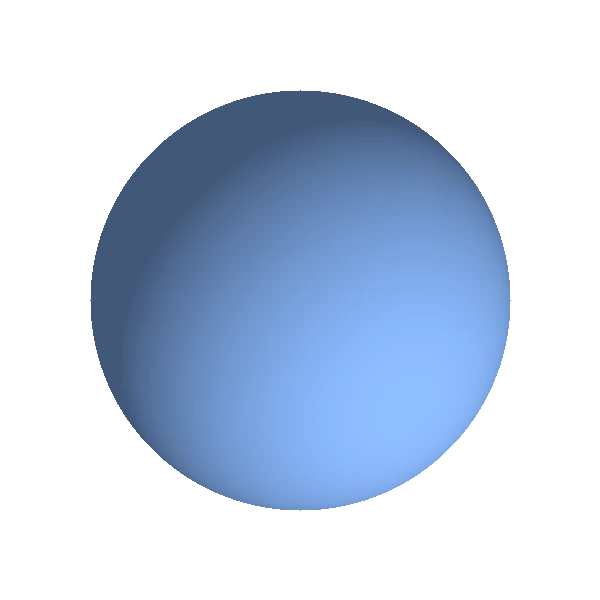
#> input picture docs/assets/planets/51_pegasi_b.webp, 600 x 600 px
$ python -i build_star_images.py   (imports and definitions only)
#> lines starting #> are read from the running program, lines starting #| are printed output that depends on the picture; after the words box and inside, x2 and y2 are one past the last pixel; in counts of white or black regions, pixels touching at a corner belong together
# 恒星图统一构建器（2026-10-26 定稿：恒星按光谱类型统一外观，太阳除外）
#
# 1) 54 颗恒星（不含太阳）：同类型共用一张豆包 AI 代表图（generated-images/type_<tid>.png，
#    居中切圆：本体直径=画布70% → 圆外全透明），个体仅 ±12° 色相微调
#    （黑洞先例：一个类型一个外观）。
# 2) AI 源图缺失 → 程序化着色兜底（TYPE_DEFS.fallback 基色 + 颗粒纹理）。
# 3) 太阳独立处理：模糊压米粒纹理 → 梯度边缘 → 环带筛选 → Kasa 迭代圆拟合锁定日面 limb，
#    以拟合圆心为中心裁切，并只采样 limb 半径的 94%（激进：宁可多切，绝不允许偏移/光晕残留）。
#    输出后用同一拟合反向验证：盘心必须与画布中心重合（±3px）。
#
# 输出：docs/assets/planets/<id>.webp（恒星 + sun），全部 600×600、body_alpha 统一
# smoothstep(216-r,-2,6)，measureSphere sf≈0.375 与 venus 等行星一致。
import json
import os
import sys

import numpy as np
from PIL import Image, ImageDraw, ImageFilter

sys.path.insert(0, os.path.dirname(os.path.abspath(__file__)))
from star_types import TYPE_DEFS, map_subtype, hue_offset

SIZE, R_BODY = 600, 210.0
OUT = "docs/assets/planets/"
GEN = r"C:/Users/99432/code/WorkBuddy_workspace/generated-images"
# 太阳底图：优先豆包生成的 type_sun.png；不存在时回退旧图（仅兜底）
SUN_SRC = os.path.join(GEN, "type_sun.png")
if not os.path.exists(SUN_SRC):
    SUN_SRC = os.path.join(GEN, "Photorealistic_astronomy_rende_2026-10-25T14-02-06.png")
SUN_AGGR = 0.94   # 太阳激进采样：只取 limb 半径的 94%
REP_AGGR = 0.97   # 类型代表图保守采样：收敛检测的 2-5% 外扩

yy, xx = np.mgrid[0:SIZE, 0:SIZE].astype(np.float32)
rr_c = np.sqrt((xx - SIZE / 2 + 0.5) ** 2 + (yy - SIZE / 2 + 0.5) ** 2)


def smoothstep(x, lo, hi):
    t = np.clip((x - lo) / (hi - lo), 0.0, 1.0)
    return t * t * (3 - 2 * t)


# 与行星图（venus_circle.py）完全一致的盘面 alpha：r<=210 全不透明，218 外全透明
BODY_ALPHA = 255.0 * smoothstep(216.0 - rr_c, -2.0, 6.0)


# ---------- 通用：Kasa 迭代圆拟合（锁定 limb） ----------
def kasa_fit(xs, ys):
    A = np.stack([2 * xs, 2 * ys, np.ones_like(xs)], axis=1)
    b = xs * xs + ys * ys
    sol, *_ = np.linalg.lstsq(A, b, rcond=None)
    a, c, d = float(sol[0]), float(sol[1]), float(sol[2])
    return a, c, float(np.sqrt(max(d + a * a + c * c, 1.0)))


def fit_limb(mx, cx, cy, R0, radii=None):
    """梯度边缘 + 环带筛选 + Kasa 迭代拟合。返回 (cx, cy, R)。"""
    im = Image.fromarray(np.clip(mx, 0, 255).astype(np.uint8), "L")
    g = np.asarray(im.filter(ImageFilter.GaussianBlur(4))).astype(np.float32)
    gy, gx = np.gradient(g)
    gm = np.sqrt(gx * gx + gy * gy)
    H, W = mx.shape
    yyw, xxw = np.mgrid[0:H, 0:W].astype(np.float32)
    R = R0
    for it, gate in enumerate((0.30, 0.18, 0.12)):
        dist = np.sqrt((xxw - cx) ** 2 + (yyw - cy) ** 2)
        ringm = np.abs(dist - R) < gate * R
        ys, xs = np.nonzero(ringm)
        if len(xs) < 200:
            break
        gmv = gm[ys, xs]
        keep = gmv >= np.percentile(gmv, 55)  # 只留强边缘（limb > 米粒纹理）
        xs, ys = xs[keep], ys[keep]
        if len(xs) < 200:
            break
        cx, cy, R = kasa_fit(xs.astype(np.float64), ys.astype(np.float64))
    return cx, cy, R


# [7 lines left out: function limb_offset_on_output, not called in this run]


# ---------- AI 代表图检测与切圆 ----------
def detect_body(a0):
    """质心 + 光球硬边缘半径（径向剖面最陡下降）。返回 (cx, cy, body_r)。"""
    H, W = a0.shape[:2]
    mx = a0.max(axis=2)
    ring = np.concatenate([mx[:8].ravel(), mx[-8:].ravel(), mx[:, :8].ravel(), mx[:, -8:].ravel()])
    bg = float(np.median(ring))
    thr = max(30.0, bg + 15.0)
    mask = mx >= thr
    ys, xs = np.nonzero(mask)
    if mask.sum() < 1000:
        raise ValueError("bright mask too small")
    cx, cy = float(xs.mean()), float(ys.mean())
    yyw, xxw = np.mgrid[0:H, 0:W].astype(np.float32)
    rw = np.sqrt((xxw - cx) ** 2 + (yyw - cy) ** 2)
    nb = int(min(cx, cy, W - cx, H - cy) // 2)
    idx = np.clip((rw / 2).astype(np.int32), 0, nb)
    prof = np.bincount(idx.ravel(), weights=mx.ravel(), minlength=nb + 1)
    cnt = np.bincount(idx.ravel(), minlength=nb + 1)
    prof = np.where(cnt > 0, prof / np.maximum(cnt, 1), 0.0)[: nb + 1]
    k = np.array([1, 2, 3, 2, 1], dtype=np.float32)
    k /= k.sum()
    ps = np.convolve(prof, k, mode="same")
    plateau = float(np.median(ps[20:min(40, nb)])) if nb > 20 else float(ps[20])
    best_r, best_drop = -1, 0.0
    for rr in range(int(nb * 0.25), min(int(nb * 0.85), nb - 8)):
        drop = ps[rr] - ps[rr + 8]
        if ps[rr] > plateau * 0.4 and drop > best_drop:
            best_drop, best_r = drop, rr
    if best_r < 0 or best_drop < plateau * 0.15:
        below = np.nonzero(ps[int(nb * 0.25):] < plateau * 0.5)[0]
        best_r = int(nb * 0.25) + int(below[0]) if len(below) else int(nb * 0.45)
    return cx, cy, float(best_r * 2)


def center_crop_to_size(a0, cx, cy, side):
    """以 (cx,cy) 为中心裁 side×side（黑边 padding 兜底），缩放到 SIZE×SIZE。"""
    H, W = a0.shape[:2]
    pad = side // 2 + 4
    canvas = np.zeros((H + 2 * pad, W + 2 * pad, 3), dtype=np.float32)
    canvas[pad:pad + H, pad:pad + W] = a0
    cx += pad
    cy += pad
    x0 = max(0, min(int(round(cx - side / 2)), canvas.shape[1] - side))
    y0 = max(0, min(int(round(cy - side / 2)), canvas.shape[0] - side))
    crop = Image.fromarray(canvas[y0:y0 + side, x0:x0 + side].astype(np.uint8))
    return np.asarray(crop.resize((SIZE, SIZE), Image.LANCZOS)).astype(np.float32)


def cutout_rep(path):
    """AI 代表图 → 600×600 RGB（盘面居中、本体占 70%），水印涂黑 + 圆外清理。
    中心用 limb 圆拟合精锁定（陡降半径作初值），避免 AI 圆盘本身不居中。"""
#> called with path = '../docs/assets/planets/51_pegasi_b.webp'
    im = Image.open(path).convert("RGB")
    W = im.size[0]
    a0 = np.asarray(im).astype(np.float32)
    a0[int(W * 0.84):, int(W * 0.85):] = 0  # 右下水印
    mx = a0.max(axis=2)
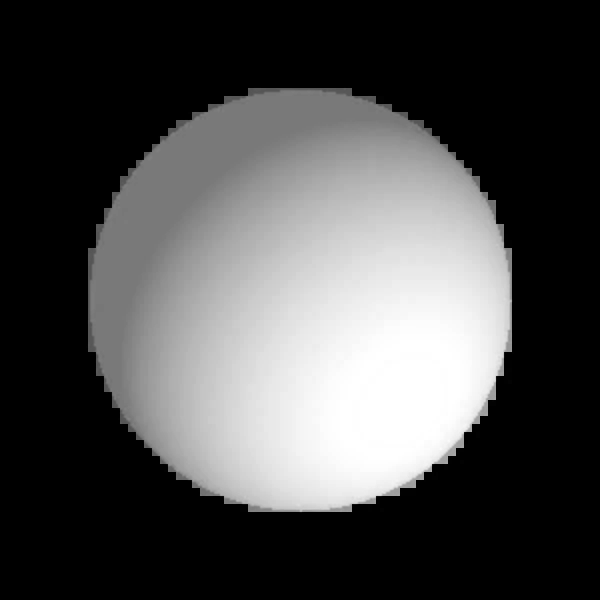
#> mx: shape (600, 600) float32; min 0, max 255, mean 75.7
    cx, cy, body_r = detect_body(a0)
#> in detect_body, `ring = np.concatenate([mx[:8].ravel(), mx[-8:].ravel(), mx[:, :8].rave..`: ring = 19200 values from 0 to 0
#> in detect_body, `bg = float(np.median(ring))`: bg = 0
#> in detect_body, `thr = max(30.0, bg + 15.0)`: thr = 30
#> in detect_body, `mask = mx >= thr`:
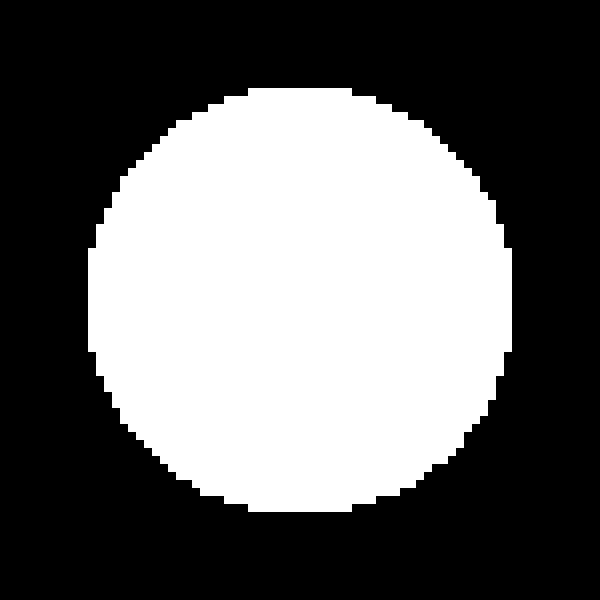
#> mask: shape (600, 600) bool; 40% white; 1 white region, box (x1, y1, x2, y2) and area: (88, 88, 512, 512) 144000
#> in detect_body, `cx, cy = float(xs.mean()), float(ys.mean())`: cx = 300
#> in detect_body, `rw = np.sqrt((xxw - cx) ** 2 + (yyw - cy) ** 2)`:
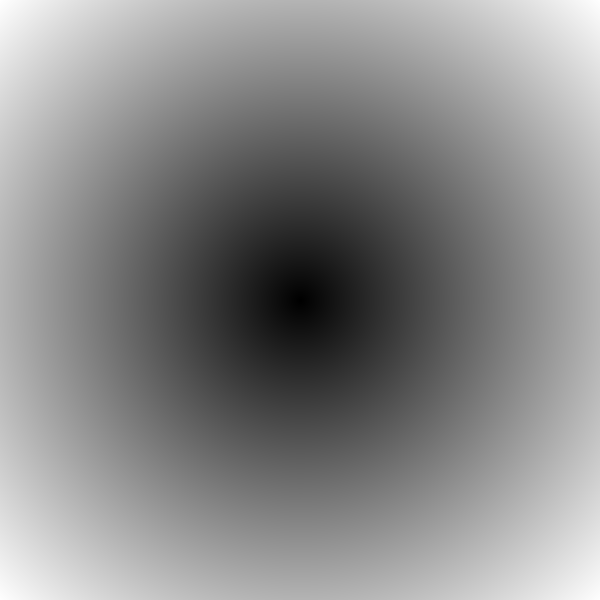
#> rw: shape (600, 600) float32; min 0.00691, max 424.3, mean 229.6; drawn with min black and max white
#> in detect_body, `nb = int(min(cx, cy, W - cx, H - cy) // 2)`: nb = 149
#> in detect_body, `idx = np.clip((rw / 2).astype(np.int32), 0, nb)`:
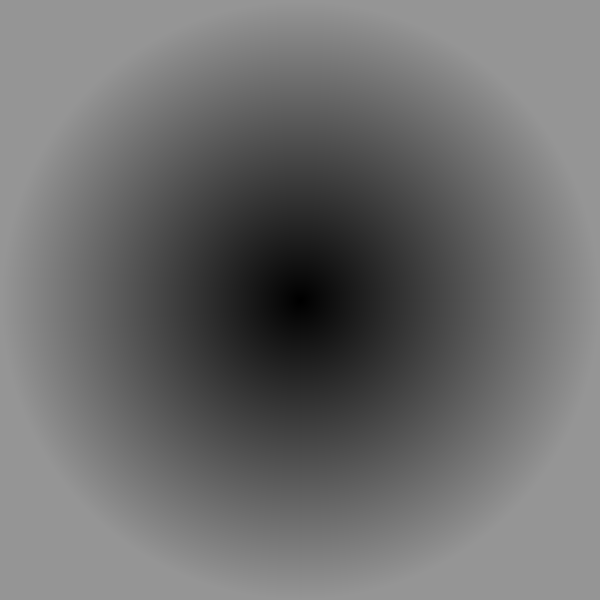
#> idx: shape (600, 600) int32; min 0, max 149, mean 110.1
#> in detect_body, `prof = np.bincount(idx.ravel(), weights=mx.ravel(), minlength=nb + 1)`: prof = 150 values, max 426767 at index 101, min 0 at index 116, mean 181704.2
#> in detect_body, `cnt = np.bincount(idx.ravel(), minlength=nb + 1)`: cnt = 150 values, max 81017 at index 149, min 11 at index 0, mean 2400
#> in detect_body, `prof = np.where(cnt > 0, prof / np.maximum(cnt, 1), 0.0)[: nb + 1]`: prof = 150 values, max 221.8 at index 4, min 0 at index 116, mean 143
#> in detect_body, `ps = np.convolve(prof, k, mode="same")`: ps = 150 values, max 221.7 at index 4, min 0 at index 118, mean 142.3
#> in detect_body, `plateau = float(np.median(ps[20:min(40, nb)])) if nb > 20 else float(p..`: plateau = 216.7
#> the loop in detect_body, `for rr in range(int(nb * 0.25), min(int(nb * 0.85), nb - 8)):` made 89 passes
#> (drop, best_drop) on passes 1 to 8: (3.19, 3.19), (3.31, 3.31), (3.38, 3.38), (3.56, 3.56), (3.74, 3.74), (3.98, 3.98), (4.17, 4.17), (4.34, 4.34)
#> after the loop in detect_body, `for rr in range(int(nb * 0.25), min(int(nb * 0.85), nb - 8)):`: best_drop = 161.3; best_r = 102
#> cx = 300; cy = 300; body_r = 204
    cx, cy, limb_r = fit_limb(mx, cx, cy, body_r)  # 精锁定 limb 圆心
#> the loop in fit_limb, `for it, gate in enumerate((0.30, 0.18, 0.12)):` made 3 passes
#> (a in kasa_fit, c in kasa_fit, d in kasa_fit, cx, cy, R) on passes 1 to 3: (300.9, 300.9, -144156, 300.9, 300.9, 192.3), (300.1, 300, -137063, 300.1, 300, 207.4), (299.6, 299.7, -134681, 299.6, 299.7, 211.9)
#> after the loop in fit_limb, `for it, gate in enumerate((0.30, 0.18, 0.12)):`:
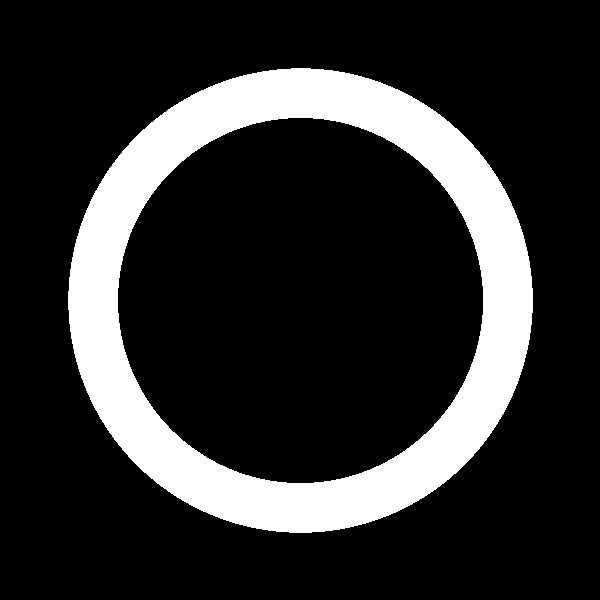
#> ringm: shape (600, 600) bool; 18% white; 1 white region, box (x1, y1, x2, y2) and area: (68, 68, 533, 533) 64884
#> cx = 299.6; cy = 299.7; limb_r = 211.9
    sample_r = limb_r * REP_AGGR
#> sample_r = 205.5
    yy0, xx0 = np.mgrid[0:a0.shape[0], 0:a0.shape[1]].astype(np.float32)
    a0[np.sqrt((xx0 - cx) ** 2 + (yy0 - cy) ** 2) > limb_r * 1.05] = 0  # 圆外清干净
#> a0: shape (600, 600, 3) float32; mean R, G, B 42, 55.6, 75.7
    side = int(round(2 * sample_r / (2 * R_BODY / SIZE)))
#> side = 587
    ph = center_crop_to_size(a0, cx, cy, side)
#> in center_crop_to_size, `pad = side // 2 + 4`: pad = 297
#> in center_crop_to_size, `canvas[pad:pad + H, pad:pad + W] = a0`:
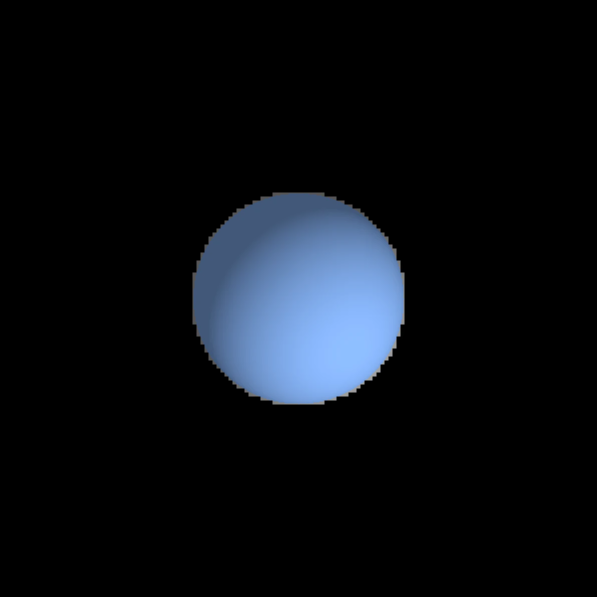
#> canvas: shape (1194, 1194, 3) float32 (shown at 1/2 size); mean R, G, B 10.6, 14, 19.1
#> in center_crop_to_size, `cx += pad`: cx = 596.6
#> in center_crop_to_size, `cy += pad`: cy = 596.7
#> in center_crop_to_size, `x0 = max(0, min(int(round(cx - side / 2)), canvas.shape[1] - side))`: x0 = 303
#> in center_crop_to_size, `crop = Image.fromarray(canvas[y0:y0 + side, x0:x0 + side].astype(np.ui..`:
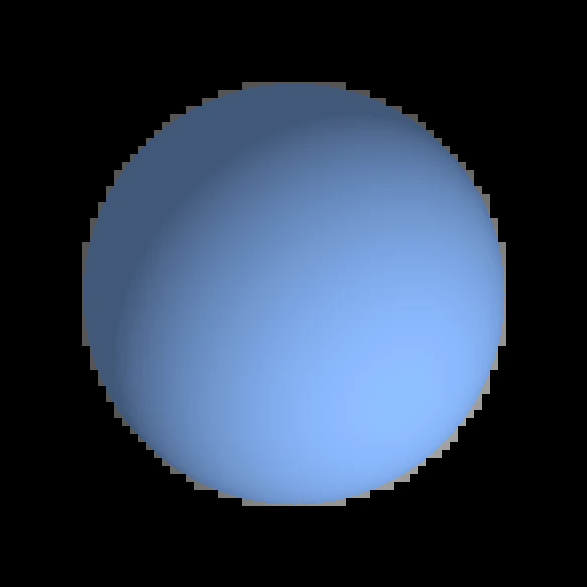
#> crop: PIL image 587x587 RGB; mean R, G, B 43.9, 58.1, 79.1
    print("  rep %-16s c=(%.1f,%.1f) steep_r=%.0f limb_r=%.0f sample=%.0f side=%d" % (
        os.path.basename(path), cx, cy, body_r, limb_r, sample_r, side))
#|   rep 51_pegasi_b.webp c=(299.6,299.7) steep_r=204 limb_r=212 sample=206 side=587
    return ph


def rgba_out(rgb):
    rgb = np.where((BODY_ALPHA > 0)[..., None], rgb, 0)
    return np.dstack([rgb.astype(np.uint8), BODY_ALPHA.astype(np.uint8)])


# ---------- 个体色相微调 ----------
# [168 lines left out: functions hue_shift, smooth_noise, fallback_disk, build_sun, measure_sf, composite and 2 more, not called in this run]


# [2 lines not run here, left out]

>>> result = cutout_rep('../docs/assets/planets/51_pegasi_b.webp')

$ run again, on docs/assets/planets/aludra.webp
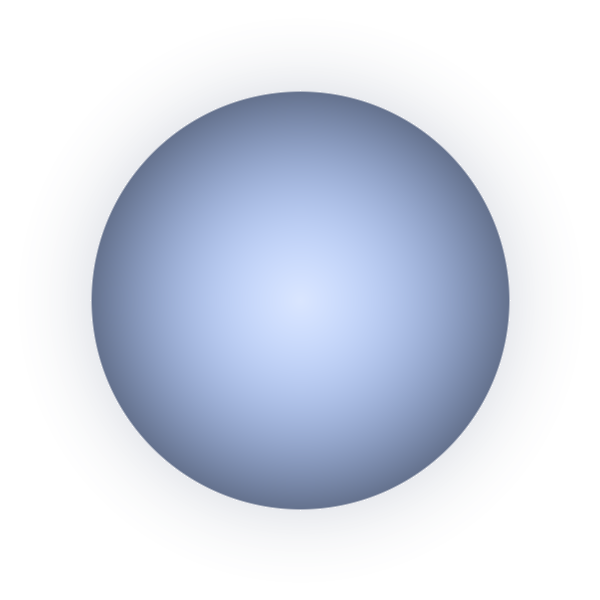
#> input picture docs/assets/planets/aludra.webp, 600 x 600 px
#> ring = 19200 values, max 140 at index 14544, min 0 at index 0, mean 28.35
#> bg = 0
#> thr = 30
#> in detect_body, `mask = mx >= thr`:
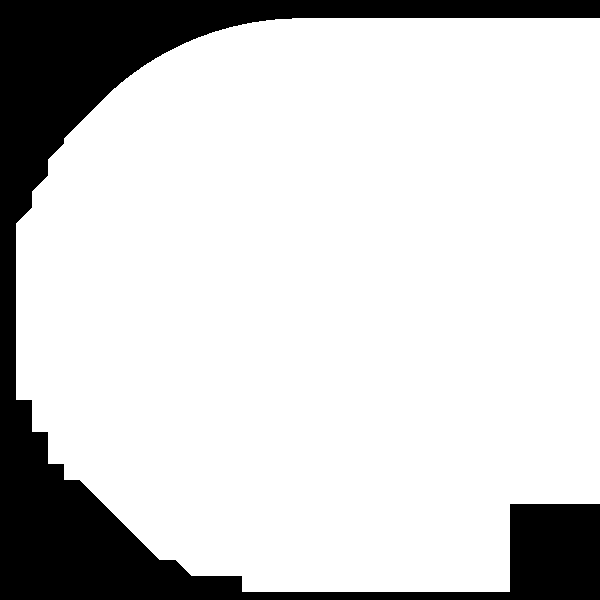
#> mask: shape (600, 600) bool; 81.5% white; 1 black region, box (x1, y1, x2, y2) and area: (0, 0, 600, 600) 66506
#> in detect_body, `cx, cy = float(xs.mean()), float(ys.mean())`: cx = 326.8; cy = 297.9
#> nb = 136
#> in detect_body, `prof = np.bincount(idx.ravel(), weights=mx.ravel(), minlength=nb + 1)`: prof = 137 values, max 8549940 at index 136, min 2783 at index 0, mean 359625.5
#> cnt = 137 values, max 127577 at index 136, min 11 at index 0, mean 2627.7
#> in detect_body, `prof = np.where(cnt > 0, prof / np.maximum(cnt, 1), 0.0)[: nb + 1]`: prof = 137 values, max 253.4 at index 3, min 67.02 at index 136, mean 198.7
#> ps = 137 values, max 253.3 at index 2, min 69.01 at index 136, mean 197.6
#> plateau = 245.7
#> the loop in detect_body, `for rr in range(int(nb * 0.25), min(int(nb * 0.85), nb - 8)):` made 81 passes
#> (drop, best_drop) on passes 1 to 8: (5.98, 5.98), (6.17, 6.17), (6.35, 6.35), (6.59, 6.59), (6.79, 6.79), (7, 7), (7.15, 7.15), (7.34, 7.34)
#> after the loop in detect_body, `for rr in range(int(nb * 0.25), min(int(nb * 0.85), nb - 8)):`: best_drop = 15.05; best_r = 83
#> below = [101, 102]
#> in detect_body, `best_r = int(nb * 0.25) + int(below[0]) if len(below) else int(nb * 0...`: best_r = 135
#> in cutout_rep, `cx, cy, body_r = detect_body(a0)`: cx = 326.8; cy = 297.9; body_r = 270
#> the loop in fit_limb, `for it, gate in enumerate((0.30, 0.18, 0.12)):` made 3 passes
#> (a in kasa_fit, c in kasa_fit, d in kasa_fit, cx, cy, R) on passes 1 to 3: (316.6, 298.5, -116957.6, 316.6, 298.5, 269.1), (313.1, 298.8, -114111.5, 313.1, 298.8, 270.5), (312, 298.8, -112734.2, 312, 298.8, 271.8)
#> in cutout_rep, `cx, cy, limb_r = fit_limb(mx, cx, cy, body_r)`: cx = 312; cy = 298.8; limb_r = 271.8
#> sample_r = 263.7
#> side = 753
#> pad = 380
#> in center_crop_to_size, `cx += pad`: cx = 692
#> in center_crop_to_size, `cy += pad`: cy = 678.8
#> x0 = 315
#> y0 = 302
#> in center_crop_to_size, `crop = Image.fromarray(canvas[y0:y0 + side, x0:x0 + side].astype(np.ui..`:
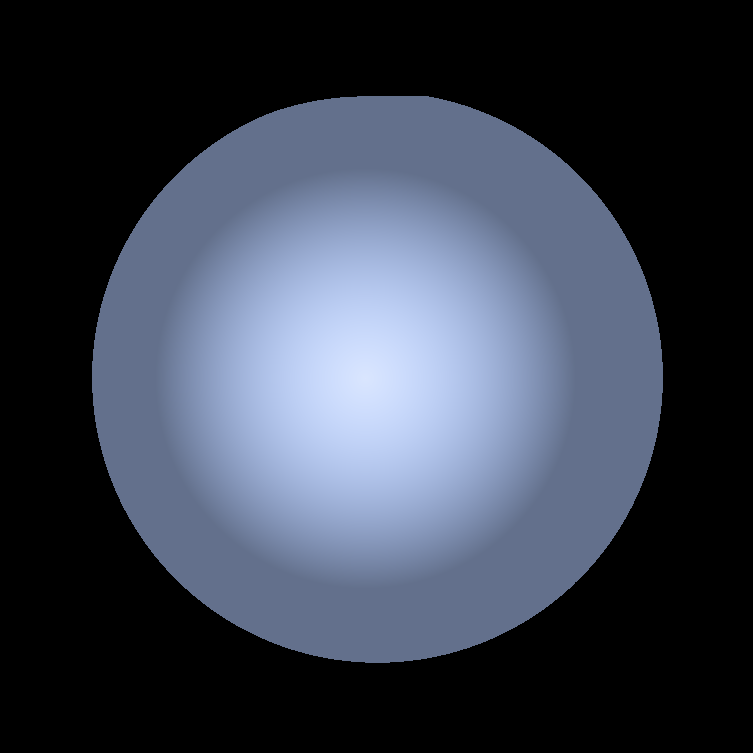
#> crop: PIL image 753x753 RGB; mean R, G, B 56.4, 63.2, 77.5
#|   rep aludra.webp      c=(312.0,298.8) steep_r=270 limb_r=272 sample=264 side=753
